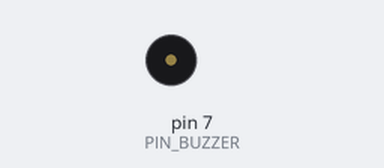
Recording of a sketch running on a simulated Arduino Uno, built with avr-gcc and run on an emulated ATmega328P. Shown: buzzer (waves = sounding, pin HIGH).

Above: at 1.8 s.
At 6.47 s:
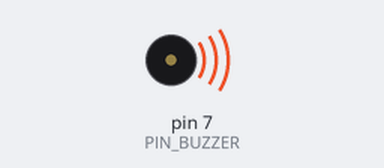
Timing chart, 0 to 6.8 s (numbered marks = the images above):
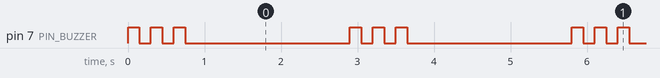

The sketch:

Buzzer.ino
```cpp
// ================================
// PRUEBA BUZZER
// Sistema de Monitoreo Industrial
// ================================

// ---------- Pines ----------
const int PIN_BUZZER = 7;

// ---------- Tiempos ----------
const unsigned long TIEMPO_PULSO_MS = 150;
const unsigned long TIEMPO_PAUSA_MS = 150;

void setup() {

  pinMode(PIN_BUZZER, OUTPUT);

}

void loop() {

  for (int i = 0; i < 3; i++) {

    digitalWrite(PIN_BUZZER, HIGH);
    delay(TIEMPO_PULSO_MS);

    digitalWrite(PIN_BUZZER, LOW);
    delay(TIEMPO_PAUSA_MS);
  }

  delay(2000);
}
```

Measured:
- by itself, pin 7 (PIN_BUZZER): repeats every 2.9 s: 2 × (LOW 0.15 s, HIGH 0.15 s), LOW 2.2 s, HIGH 0.15 s
- by itself, everything shown: repeats every 2.9 s, in 6 steps
